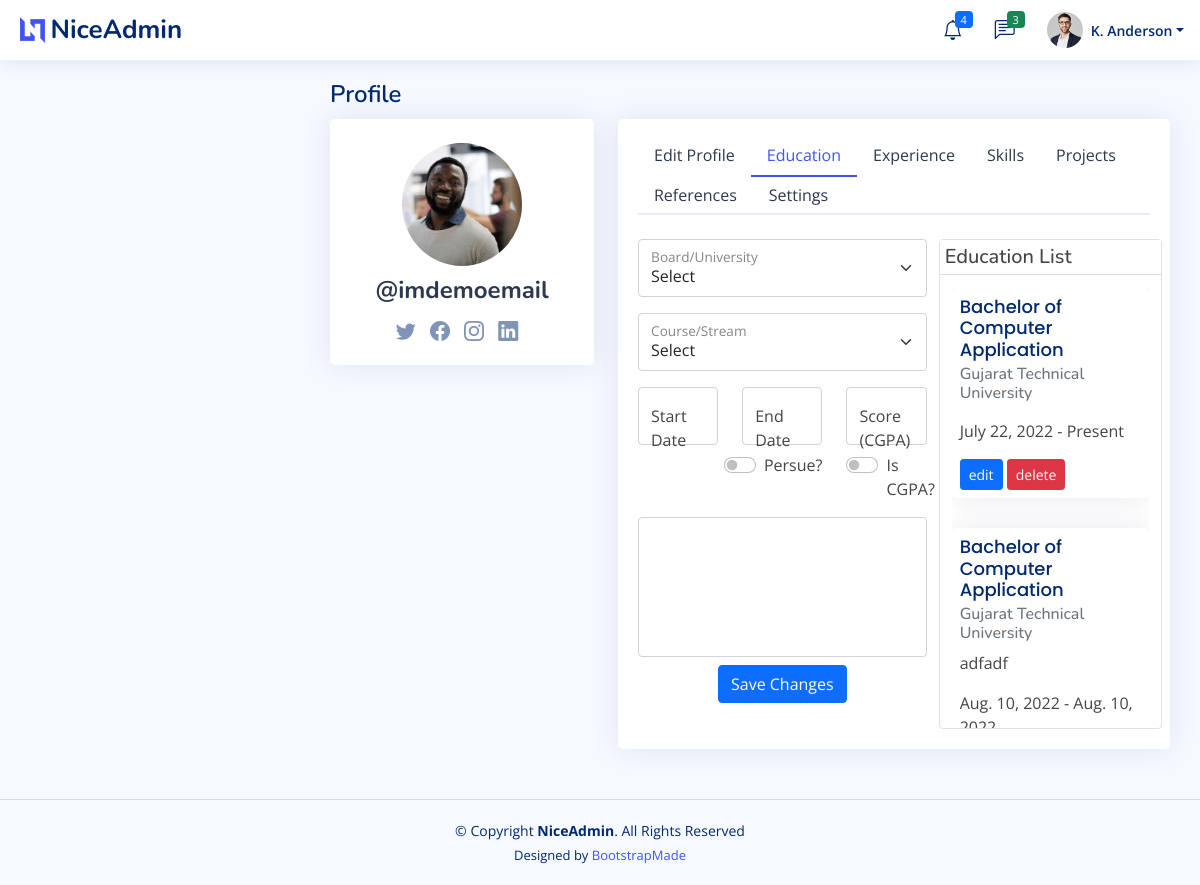
The page /profile_page/ (signed in) on the database its author committed.
### resumeApp/models.py (models this page shows)
class Education(models.Model):
    User = models.ForeignKey(User, on_delete=models.CASCADE)
    BoardUniversity = models.ForeignKey(BoardOrUniversity, on_delete=models.CASCADE)
    CourseStream = models.ForeignKey(CourseOrStream, on_delete=models.CASCADE)
    StartDate = models.DateField(auto_now=True)
    EndDate = models.DateField(auto_now=True)
    Score = models.DecimalField(null=True, max_digits=4, decimal_places=2, validators=[validators.MinValueValidator(0.00)])
    IsPercent = models.BooleanField(default=True)
    Description = models.CharField(max_length=100)
    IsCompleted = models.BooleanField(default=False)
    class Meta:
        db_table = 'education'

class CourseOrStream(models.Model):
    Name = models.CharField(max_length=50)
    Type = models.CharField(max_length=10)
    Duration = models.IntegerField(validators=[validators.MinValueValidator(1), validators.MaxValueValidator(4)])
    class Meta:
        db_table = 'Course Or Stream'

class BoardOrUniversity(models.Model):
    Name = models.CharField(max_length=50)
    Location = models.TextField(max_length=100)
    class Meta:
        db_table = 'BoardOrUniversity'
        verbose_name_plural = 'Board Or Universities'

### resumeApp/views.py (the view)
# urls.py: path('profile_page/', profile_page, name="profile_page"),
def profile_page(request):
    if 'email' in request.session:
        profile_data(request)
        data['current_page'] = 'profile_page'
        return render(request, 'profile_page.html', data)
    return redirect(login_page)

### resumeApp/views.py (called while the page is built)
def profile_data(request):
    master = Master.objects.get(Email = request.session['email'])
    user = User.objects.get(Master = master)
    new_user = {}
    for k,v in user.__dict__.items():
        if k.startswith('_'):
            continue
        new_user.setdefault(k, v)
    new_user['Username'] = '@' + user.Master.__dict__['Email'].split('@')[0]
    new_user['Image'] = settings.MEDIA_URL + new_user['Image']
    print("new user: ", new_user)
    data['profile_data'] = new_user
    data['board_universities'] = BoardOrUniversity.objects.all()
    data['course_stream'] = CourseOrStream.objects.all()
    data['my_educations'] = Education.objects.filter(User=user)
    gc = []
    for i,j in gender_choice:
        gc.append({"value": i, "text": j})
    data['gender_choice'] = gc

### resumeApp/templates/profile_page.html (shortened to what this page needs)
{% extends 'base.html' %}
{% load static %}
{% block main_content %}
  <main id="main" class="main">
    <div class="pagetitle">
      <h1>Profile</h1>
    </div>
    <section class="section profile">
      <div class="row">
        <div class="col-xl-4">
          <div class="card">
            <div class="card-body profile-card pt-4 d-flex flex-column align-items-center">
              <form class="profile-image-form avatar-block"
                onchange="this.submit()"
                method="post"
                action="{% url 'profile_image_upload' %}"
                uploaded="{% if profile_data.Image != '/uploads/' %}true{% else %}false{% endif %}"
                enctype="multipart/form-data">
                <img src="{% if profile_data.Image != '/uploads/' %}{{profile_data.Image}}{% else %}{% static 'img/avatar.png' %}{% endif %}" alt="Profile" class="rounded-circle">
              </form>
              <h2>{{profile_data.Username}}</h2>
              <div class="social-links mt-2">
                <a href="#" class="twitter"><i class="bi bi-twitter"></i></a>
                <a href="#" class="facebook"><i class="bi bi-facebook"></i></a>
                <a href="#" class="instagram"><i class="bi bi-instagram"></i></a>
                <a href="#" class="linkedin"><i class="bi bi-linkedin"></i></a>
              </div>
            </div>
          </div>
        </div>
        <div class="col-xl-8">
          <div class="card">
            <div class="card-body pt-3">
              <ul class="nav nav-tabs nav-tabs-bordered">
                <li class="nav-item">
                  <button class="nav-link" data-bs-toggle="tab" data-bs-target="#profile-edit">Edit Profile</button>
                </li>
                <li class="nav-item">
                  <button class="nav-link active" data-bs-toggle="tab" data-bs-target="#education">Education</button>
                </li>
                <li class="nav-item">
                  <button class="nav-link" data-bs-toggle="tab" data-bs-target="#experience">Experience</button>
                </li>
                <li class="nav-item">
                  <button class="nav-link" data-bs-toggle="tab" data-bs-target="#skills">Skills</button>
                </li>
                <li class="nav-item">
                  <button class="nav-link" data-bs-toggle="tab" data-bs-target="#projects">Projects</button>
                </li>
                <li class="nav-item">
                  <button class="nav-link" data-bs-toggle="tab" data-bs-target="#references">References</button>
                </li>
                <li class="nav-item">
                  <button class="nav-link" data-bs-toggle="tab" data-bs-target="#profile-settings">Settings</button>
                </li>
              </ul>
              <div class="tab-content pt-2">
                <div class="tab-pane fade pt-3 show active" id="education">
                  <div class="row">
                    <div class="col-7">
                      <form method="post" class="add_update_education" action="{% url 'add_education' %}">
                            <div class="form-floating mb-3">
                              <select class="form-select" name="board_university" id="floatingSelect" aria-label="board_university">
                                <option>Select</option>
                              </select>
                              <label for="board_university" class="col-form-label">Board/University</label>
                            </div>
                            <div class="form-floating mb-3">
                              <select class="form-select" name="course_stream" id="floatingSelect" aria-label="course_stream">
                                <option>Select</option>
                              </select>
                              <label for="course_stream" class="col-form-label">Course/Stream</label>
                            </div>
                            <div class="row mb-3">
                              <div class="col-4">
                                  <div class="form-floating">
                                    <input name="start_date" type="text" class="form-control" id="start_date" placeholder="score" value="{{edit_education.StartDate}}">
                                    <label for="start_date" class="col-form-label">Start Date</label>
                                  </div>
                              </div>
                              <div class="col-4">
                                  <div class="form-floating">
                                    <input name="end_date" type="text" class="form-control" id="end_date" placeholder="score" value="{{edit_education.EndDate}}">
                                    <label for="end_date" class="col-form-label">End Date</label>
                                  </div>
                                  <div class="is_continue_switch mt-2">
                                    <div class="form-check form-switch" style="float: right;" data-bs-toggle="tooltip" data-bs-placement="top" title="is continue">
                                      <input class="form-check-input" name="is_edcation_continue" type="checkbox" id="is_edcation_continue" {% if edit_education.IsCompleted %}checked{% endif %}>
                                      <label class="form-check-label" for="is_edcation_continue">Persue?</label>
                                    </div>
                                  </div>
                              </div>
                              <div class="col-4">
                                <div class="form-floating">
                                  <input name="score" type="number" class="form-control" id="score" placeholder="score" max="100.00" value="{{edit_education.Score}}">
                                  <label for="score" class="col-form-label">Score {% if edit_education.IsPercent %}(%){% else %}(CGPA){% endif %}</label>
                                </div>
                                <div class="is_percent_switch mt-2">
                                  <div class="form-check form-switch" style="margin: auto;" data-bs-toggle="tooltip" data-bs-placement="top" title="perecent">
                                    <input class="form-check-input" name="is_cgpa" type="checkbox" id="is_cgpa" {% if edit_education.IsPercent %}checked{% endif %}>
                                    <label class="form-check-label" for="is_cgpa">Is CGPA?</label>
                                  </div>
                                </div>
                              </div>
                            </div>
                            <div class="row">
                              <div class="col">
                                <div class="form-floating">
                                  <textarea name="description" class="form-control" id="description" style="height: 140px; resize: none;" placeholder="description"></textarea>
                                </div>
                              </div>
                            </div>
                        <div class="text-center row mt-2">
                          <button type="submit" class="w-auto m-auto btn btn-primary">Save Changes</button>
                        </div>
                      </form>
                    </div>
                    <div class="col-5 edcation_list border" style="position:relative;border-radius: 4px;">
                      <h5 class="w-100" style="position: absolute; top:0; left: 0;z-index: 1; background-color: #fff; padding: 5px; border-bottom: #ddd solid 1px;">Education List</h5>
                      <div class=" scroller mt-5">
                      {% for education in my_educations %}
                      <div class="card">
                        <div class="card-body p-2">
                          <h5 class="card-title p-0">{{education.CourseStream.Name}}</h5>
                          <h6 class="card-subtitle mb-2 text-muted">{{education.BoardUniversity.Name}}</h6>
                          <p class="card-text">{{education.Description}}</p>
                          <p class="card-text">{{education.StartDate}} - {% if education.IsCompleted %}Present{% else %}{{education.EndDate}}{% endif %}</p>
                          <a href="{% url 'edit_education' pk=education.pk %}" class="card-link m-0 btn btn-sm btn-primary">edit</a>
                          <a href="{% url 'delete_education' pk=education.pk %}" class="card-link m-0 btn btn-sm btn-danger">delete</a>
                        </div>
                      </div>
                      {% endfor %}
                      </div>
                    </div>
                  </div>
                </div>
              </div>
            </div>
          </div>
        </div>
      </div>
    </section>
  </main>
{% endblock %}

### resumeApp/templates/base.html (shortened to what this page needs)
<!DOCTYPE html>
<html lang="en">
{% load static %}
<head>
  <link href="{% static 'vendor/bootstrap/css/bootstrap.min.css' %}" rel="stylesheet">
  <link href="{% static 'vendor/bootstrap-icons/bootstrap-icons.css' %}" rel="stylesheet">
  <link href="{% static 'vendor/boxicons/css/boxicons.min.css' %}" rel="stylesheet">
  <link href="{% static 'vendor/quill/quill.snow.css' %}" rel="stylesheet">
  <link href="{% static 'vendor/quill/quill.bubble.css' %}" rel="stylesheet">
  <link href="{% static 'vendor/remixicon/remixicon.css' %}" rel="stylesheet">
  <link href="{% static 'vendor/simple-datatables/style.css' %}" rel="stylesheet">
  <link href="{% static 'css/style.css' %}" rel="stylesheet">
</head>
<body>
  {% if current_page not in no_headers %}
  <header id="header" class="header fixed-top d-flex align-items-center">
    <div class="d-flex align-items-center justify-content-between">
      <a href="index.html" class="logo d-flex align-items-center">
        <img src="{% static 'img/logo.png' %}" alt="">
        <span class="d-none d-lg-block">NiceAdmin</span>
      </a>
    </div>
    <nav class="header-nav ms-auto">
      <ul class="d-flex align-items-center">
        <li class="nav-item dropdown">
          <a class="nav-link nav-icon" href="#" data-bs-toggle="dropdown">
            <i class="bi bi-bell"></i>
            <span class="badge bg-primary badge-number">4</span>
          </a>
        </li>
        <li class="nav-item dropdown">
          <a class="nav-link nav-icon" href="#" data-bs-toggle="dropdown">
            <i class="bi bi-chat-left-text"></i>
            <span class="badge bg-success badge-number">3</span>
          </a>
        </li>
        <li class="nav-item dropdown pe-3">
          <a class="nav-link nav-profile d-flex align-items-center pe-0" href="#" data-bs-toggle="dropdown">
            <img src="{% static 'img/profile-img.jpg' %}" alt="Profile" class="rounded-circle">
            <span class="d-none d-md-block dropdown-toggle ps-2">K. Anderson</span>
          </a>
        </li>
      </ul>
    </nav>
  </header>
  {% endif %}
  {% block main_content %}
  {% endblock %}
  {% if current_page not in no_headers %}
  <footer class="footer">
    <div class="copyright">
      &copy; Copyright <strong><span>NiceAdmin</span></strong>. All Rights Reserved
    </div>
    <div class="credits">
      Designed by <a href="https://bootstrapmade.com/">BootstrapMade</a>
    </div>
  </footer>
  {% endif %}
</body>
</html>

### resumeApp/static/css/style.css (style rules this page uses)
:root { scroll-behavior: smooth; }
body { font-family: "Open Sans", sans-serif; background: #f6f9ff; color: #444444; }
a { color: #4154f1; text-decoration: none; }
h1, h2, h3, h4, h5, h6 { font-family: "Nunito", sans-serif; }
#main { margin-top: 60px; padding: 20px 30px; transition: all 0.3s; }
.pagetitle { margin-bottom: 10px; }
.pagetitle h1 { font-size: 24px; margin-bottom: 0; font-weight: 600; color: #012970; }
.card { margin-bottom: 30px; border: none; border-radius: 5px; box-shadow: 0px 0 30px rgba(1, 41, 112, 0.1); overflow: hidden; }
.card-title { padding: 20px 0 15px 0; font-size: 18px; font-weight: 500; color: #012970; font-family: "Poppins", sans-serif; }
.card-body { padding: 0 20px 20px 20px; }
.nav-tabs-bordered { border-bottom: 2px solid #ebeef4; }
.nav-tabs-bordered .nav-link { margin-bottom: -2px; border: none; color: #2c384e; }
.nav-tabs-bordered .nav-link.active { background-color: #fff; color: #4154f1; border-bottom: 2px solid #4154f1; }
.logo { line-height: 1; }
@media (min-width: 1200px) { .logo { width: 280px; } }
.logo img { max-height: 26px; margin-right: 6px; }
.logo span { font-size: 26px; font-weight: 700; color: #012970; font-family: "Nunito", sans-serif; }
.header { transition: all 0.5s; z-index: 997; height: 60px; box-shadow: 0px 2px 20px rgba(1, 41, 112, 0.1); background-color: #fff; padding-left: 20px; }
.header-nav ul { list-style: none; }
.header-nav > ul { margin: 0; padding: 0; }
.header-nav .nav-icon { font-size: 20px; color: #012970; }
.header-nav .nav-profile { color: #012970; }
.header-nav .nav-profile img { max-height: 36px; }
.header-nav .nav-profile span { font-size: 14px; font-weight: 600; }
.header-nav .badge-number { position: absolute; inset: 4px 6px auto auto; font-weight: normal; font-size: 11px; padding: 3px 6px; }
@media (min-width: 1200px) { #main, #footer { margin-left: 300px; } }
.profile .profile-card img { max-width: 120px; }
.profile .profile-card h2 { font-size: 24px; font-weight: 700; color: #2c384e; margin: 10px 0 0 0; }
.profile .profile-card .social-links a { font-size: 20px; display: inline-block; color: rgba(1, 41, 112, 0.5); line-height: 0; margin-right: 10px; transition: 0.3s; }
.footer { padding: 20px 0; font-size: 14px; transition: all 0.3s; border-top: 1px solid #cddfff; }
.footer .copyright { text-align: center; color: #012970; }
.footer .credits { padding-top: 5px; text-align: center; font-size: 13px; color: #012970; }

### resumeApp/templates/base.html (style rules this page uses)
.scroller { overflow: hidden; height: 55vh; overflow-y: auto; }

### resumeApp/templates/profile_page.html (style rules this page uses)
.avatar-block { position: relative; transition: all ease-in-out 0.2s; }

### rows shown on the page
Education: CourseStream.Name "Bachelor of Computer Application", BoardUniversity.Name "Gujarat Technical University", StartDate "July 22, 2022", IsCompleted "Present"
Education: CourseStream.Name "Bachelor of Computer Application", BoardUniversity.Name "Gujarat Technical University", Description "adfadf", StartDate "Aug. 10, 2022", EndDate "Aug. 10,…"

### other values the page prints
{{ profile_data.Username }} "@imdemoemail"
